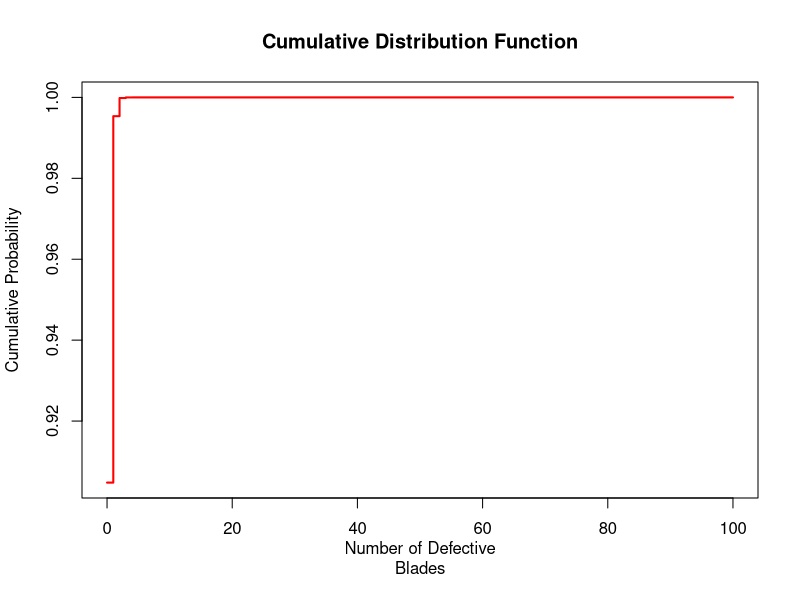
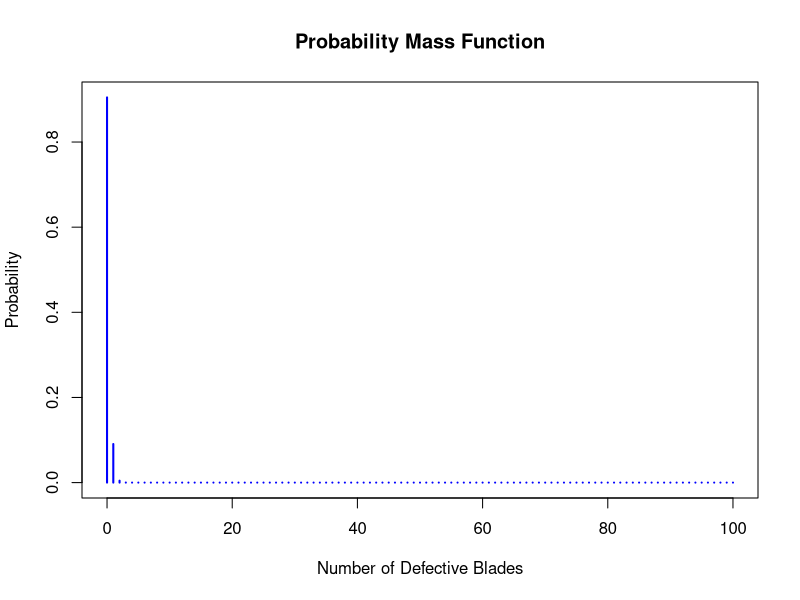

Here is the R script that generated these plots, in order:
# Problem 1: 1: In a certain factory turning out razor blades, there is small chance
# 0.001 for any blade to be defective. The blades are supplied in packets of 100.
# Write R code to calculate the approximate number of packets containing
# (i) no defective (ii) one defective and (iii) two defective blades respectively in a
# consignment of 10,000 packets. Also, how is distribution is distributed? Further,
# Sketch the probability function and cumulative distribution function
# (roughly). Furthermore, compute (a) variance of distribution and E(2X +51)

n <- 100
p <- 0.001
q <- 1 - p
# x0 is probability for no defective blades
x0 <- dbinom(0, n, p)
print(x0)

# x1 is the probability for exactly one defective blade
x1 <- dbinom(1, n, p)
print(x1)
consignment_size <- 10000
# x2 is the probability for 2 defective blades in a packet in a consignment of
# 1000 packets

x2 <- dbinom(2, n, p) * consignment_size
x2
# This distribution is a "BINOMIAL DISTRIBUTION"
x_values <- 0:n

plot(x_values, pbinom(x_values, n, p),
  type = "s", lwd = 2, col = "red",
  main = "Cumulative Distribution Function", xlab = "Number of Defective
Blades", ylab = "Cumulative Probability"
)

plot(x_values, dbinom(x_values, n, p),
  type = "h", lwd = 2, col = "blue",
  main = "Probability Mass Function", xlab = "Number of Defective Blades",
  ylab = "Probability"
)

# Variance of the binomial distribution
variance <- n * p * q
print("Variance")
print(variance)

# Expected value of 2X + 51
expected_value <- 2 * (n * p) + 51
print(expected_value)

print("Expected Value")
print(expected_value)
